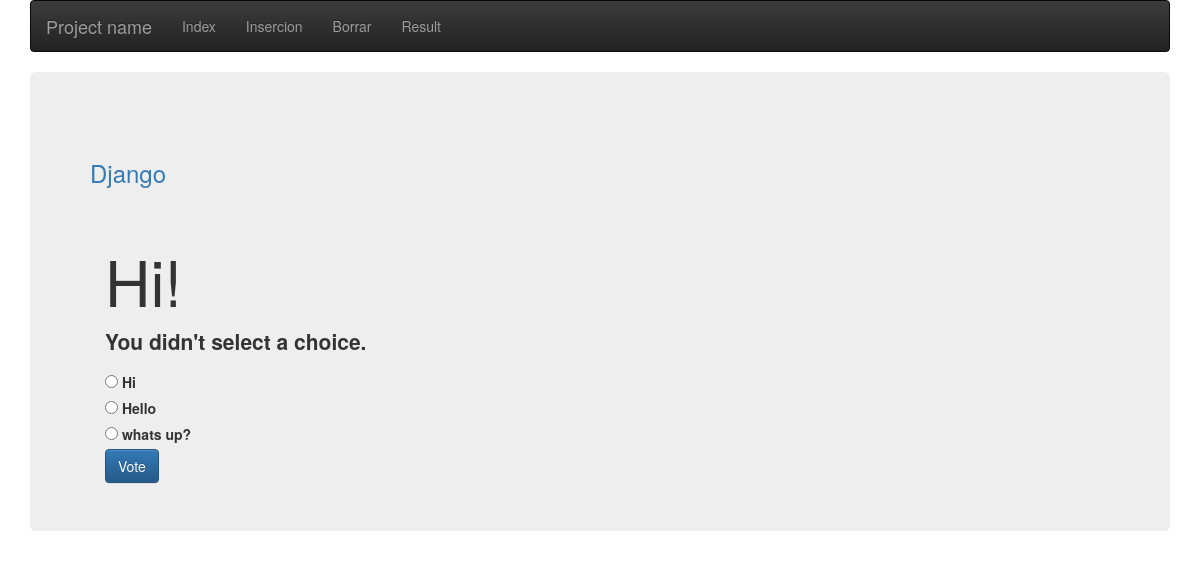
/polls/3/vote/, run on the app's committed database.
### polls/models.py (models this page shows, shortened)
class Question(models.Model):
    question_text = models.CharField(max_length=200)
    pub_date = models.DateTimeField('date published')
    def was_published_recently(self):
        now = timezone.now()
        return now - datetime.timedelta(days=1) <= self.pub_date <= now
    was_published_recently.admin_order_field = 'pub_date'
    was_published_recently.boolean = True
    was_published_recently.short_description = 'Published recently?'

class Choice(models.Model):
    question = models.ForeignKey(Question, on_delete=models.CASCADE)
    choice_text = models.CharField(max_length=200)
    votes = models.IntegerField(default=0)

### polls/views.py (the view)
# urls.py: url(r'^(?P<question_id>[0-9]+)/vote/$', views.vote, name='vote'),
def vote(request, question_id):
    question = get_object_or_404(Question, pk=question_id)
    try:
        selected_choice = question.choice_set.get(pk=request.POST['choice'])
    except (KeyError, Choice.DoesNotExist):
        return render(request, 'polls/detail.html', {
            'question': question,
            'error_message': "You didn't select a choice.",
        })
    else:
        selected_choice.votes += 1
        selected_choice.save()
        return HttpResponseRedirect(reverse('polls:results', args=(question.id,)))

### polls/templates/polls/detail.html (shortened to what this page needs)
{% extends 'admin/base.html' %}
{% block content %}
	<h1>{{ question.question_text }}</h1>
	{% if error_message %}<p><strong>{{ error_message }}</strong></p>{% endif %}
	<form action="{% url 'polls:vote' question.id %}" method="post">
		{% for choice in question.choice_set.all %}
		    <input type="radio" name="choice" id="choice{{ forloop.counter }}" value="{{ choice.id }}" />
		    <label for="choice{{ forloop.counter }}">{{ choice.choice_text }}</label><br />
		{% endfor %}
		<button type="submit" class="btn btn-primary">Vote</button>
	</form>
{% endblock content %}

### data on the page
Question: question_text "Hi!"
Choice: choice_text "Hi"
Choice: choice_text "Hello"
Choice: choice_text "whats up?"

### other printed values
{{ error_message }} "You didn't select a choice."
